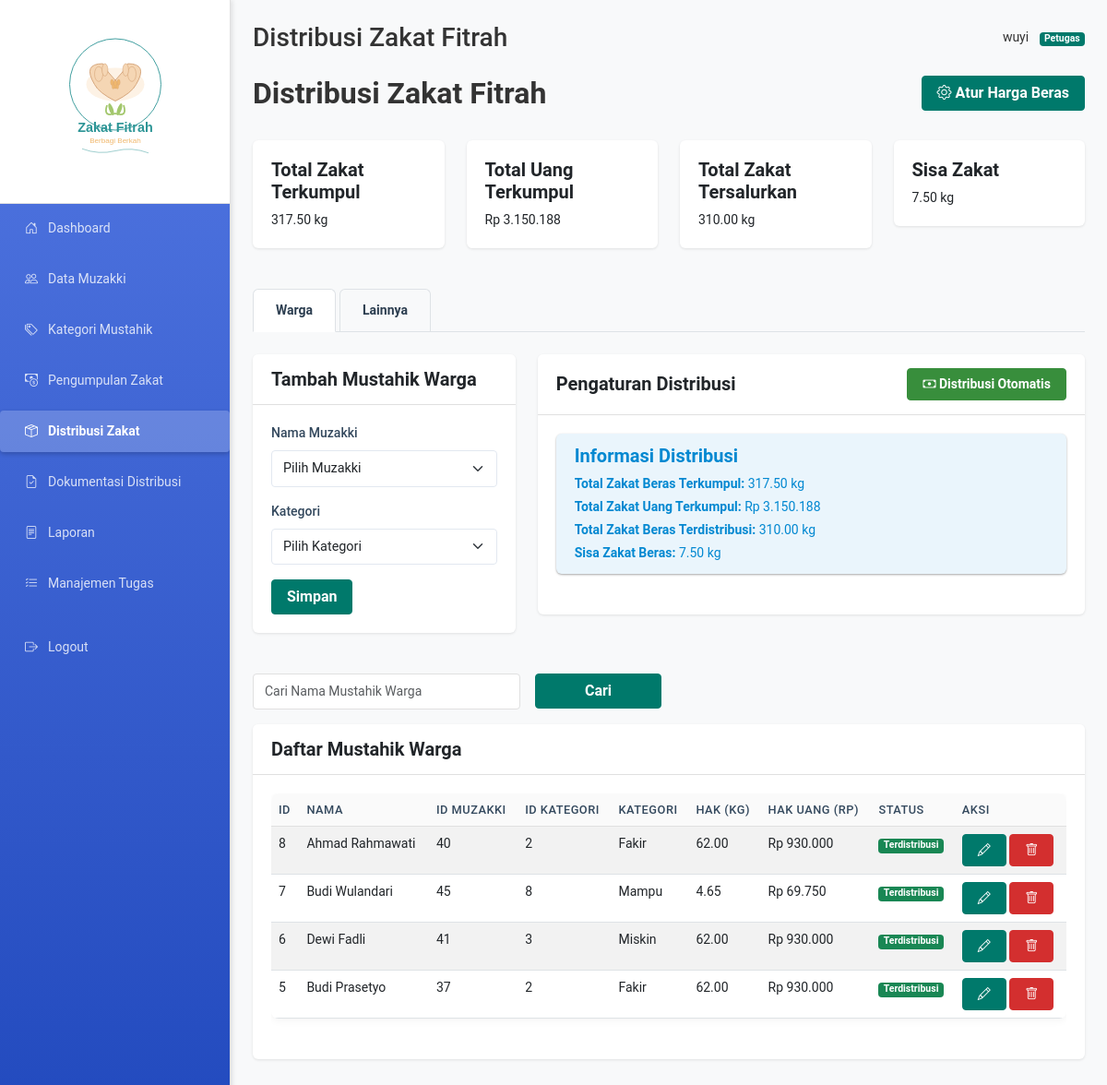
/views/distribusi.php (signed in), run on an earlier commit of the app's database.
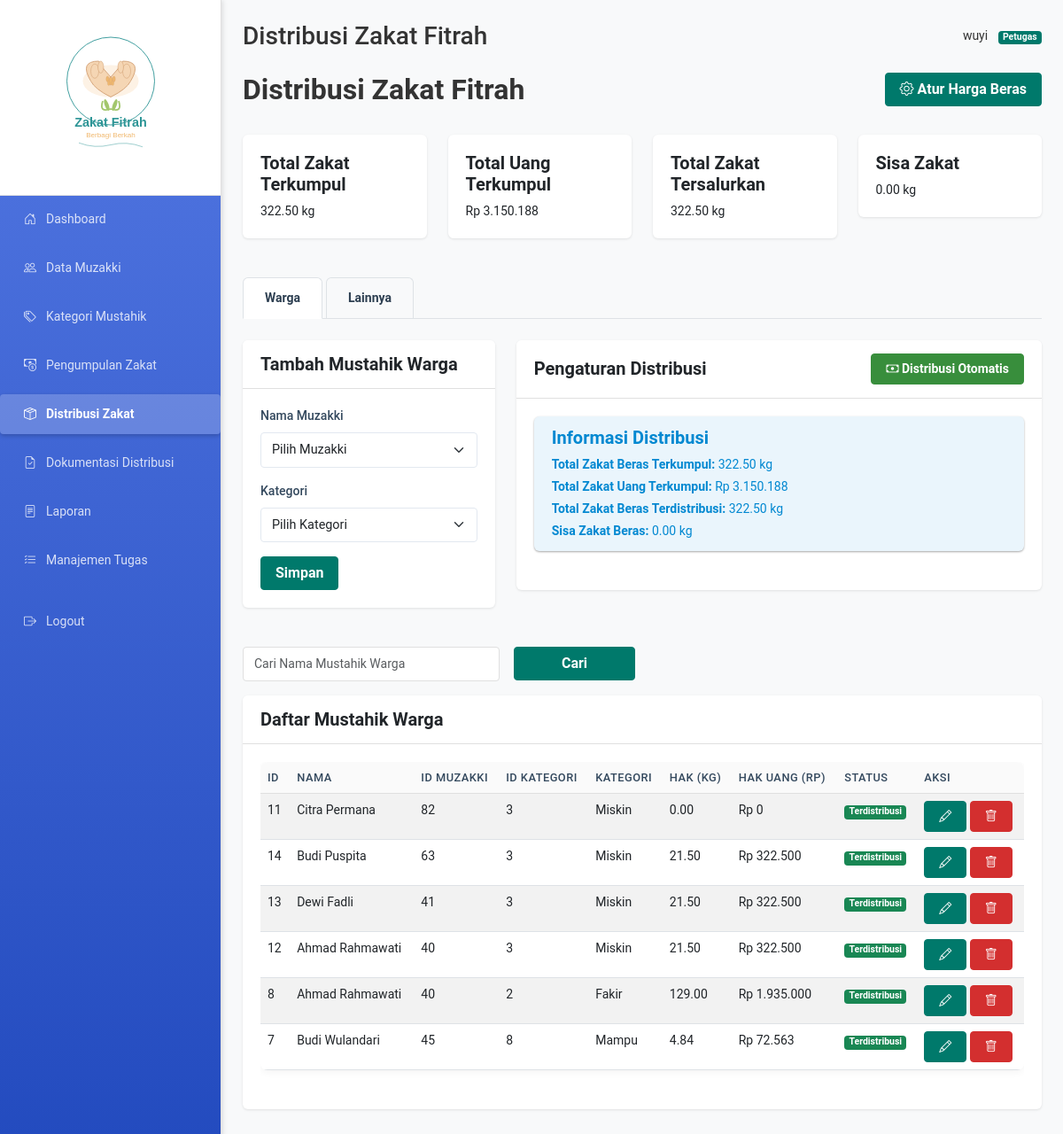
And on a later commit of the database.
### tables this page shows
CREATE TABLE `mustahik_warga` (
  `id_mustahikwarga` int(11) NOT NULL,
  `nama` varchar(100) NOT NULL,
  `id_muzakki` int(11) DEFAULT NULL,
  `kategori` enum('fakir','miskin','mampu') NOT NULL,
  `id_kategori` int(11) DEFAULT NULL,
  `hak` float NOT NULL,
  `hak_uang` decimal(15,2) DEFAULT 0.00,
  `created_at` timestamp NOT NULL DEFAULT current_timestamp(),
  `status` varchar(20) DEFAULT 'belum_terdistribusi'
);

CREATE TABLE `muzakki` (
  `id_muzakki` int(11) NOT NULL,
  `nama_muzakki` varchar(100) NOT NULL,
  `nomor_kk` varchar(32) DEFAULT NULL,
  `jumlah_tanggungan` int(11) NOT NULL,
  `alamat` text DEFAULT NULL,
  `kategori` enum('fakir','miskin','mampu') NOT NULL DEFAULT 'mampu',
  `keterangan` text DEFAULT NULL,
  `created_at` timestamp NOT NULL DEFAULT current_timestamp()
);

CREATE TABLE `kategori_mustahik` (
  `id_kategori` int(11) NOT NULL,
  `nama_kategori` varchar(50) NOT NULL,
  `jumlah_hak` float NOT NULL,
  `created_at` timestamp NOT NULL DEFAULT current_timestamp()
);

CREATE TABLE `konfigurasi` (
  `id` int(11) NOT NULL,
  `harga_beras` decimal(15,2) NOT NULL DEFAULT 13000.00,
  `timezone` varchar(100) DEFAULT 'Asia/Jakarta',
  `created_at` timestamp NOT NULL DEFAULT current_timestamp(),
  `updated_at` timestamp NOT NULL DEFAULT current_timestamp() ON UPDATE current_timestamp()
);

### views/distribusi.php (the view, shortened to what the rows shown need)
<?php
$database = new Database();
$db = $database->getConnection();
$stmt = $db->query("SELECT harga_beras FROM konfigurasi LIMIT 1");
$harga_beras = $stmt->fetch(PDO::FETCH_ASSOC)['harga_beras'] ?? 13000;
$search_nama = isset($_GET['search_nama']) ? trim($_GET['search_nama']) : '';
if ($search_nama !== '') {
    $stmt = $db->prepare("
        SELECT mw.*, m.id_muzakki, km.id_kategori
        FROM mustahik_warga mw
        LEFT JOIN muzakki m ON mw.nama = m.nama_muzakki
        LEFT JOIN kategori_mustahik km ON LOWER(mw.kategori) = LOWER(km.nama_kategori)
        WHERE mw.nama LIKE ?
        ORDER BY mw.status ASC, mw.id_mustahikwarga DESC
    ");
    $stmt->execute(["%$search_nama%"]);
    $mustahik_warga = $stmt->fetchAll(PDO::FETCH_ASSOC);
} else {
    $stmt = $db->query("
        SELECT mw.*, m.id_muzakki, km.id_kategori
        FROM mustahik_warga mw
        LEFT JOIN muzakki m ON mw.nama = m.nama_muzakki
        LEFT JOIN kategori_mustahik km ON LOWER(mw.kategori) = LOWER(km.nama_kategori)
        ORDER BY mw.status ASC, mw.id_mustahikwarga DESC
    ");
    $mustahik_warga = $stmt->fetchAll(PDO::FETCH_ASSOC);
}
?>
<div class="row mb-4">
    <div class="col-lg-12">
        <div class="d-flex justify-content-between mb-3">
            <h2>Distribusi Zakat Fitrah</h2>
        </div>
        <div class="tab-content" id="distributionTabsContent">
            <div class="tab-pane fade show active" id="warga" role="tabpanel" aria-labelledby="warga-tab">
                <div class="card">
                    <div class="card-body">
                        <div class="table-responsive">
                            <table class="table table-striped">
                                <thead>
                                    <tr>
                                        <th>ID</th>
                                        <th>Nama</th>
                                        <th>ID Muzakki</th>
                                        <th>ID Kategori</th>
                                        <th>Kategori</th>
                                        <th>Hak (kg)</th>
                                        <th>Hak Uang (Rp)</th>
                                        <th>Status</th>
                                        <th>Aksi</th>
                                    </tr>
                                </thead>
                                <tbody>
                                    <?php foreach ($mustahik_warga as $mustahik): ?>
                                    <tr>
                                        <td><?php echo $mustahik['id_mustahikwarga']; ?></td>
                                        <td><?php echo htmlspecialchars($mustahik['nama']); ?></td>
                                        <td><?php echo $mustahik['id_muzakki'] ?? '-'; ?></td>
                                        <td><?php echo $mustahik['id_kategori'] ?? '-'; ?></td>
                                        <td><?php echo ucfirst($mustahik['kategori']); ?></td>
                                        <td><?php echo number_format($mustahik['hak'], 2); ?></td>
                                        <td>Rp <?php echo number_format($mustahik['hak'] * $harga_beras, 0, ',', '.'); ?></td>
                                        <td>
                                            <?php if ($mustahik['status'] == 'belum_terdistribusi'): ?>
                                                <span class="badge bg-warning">Belum Terdistribusi</span>
                                            <?php else: ?>
                                                <span class="badge bg-success">Terdistribusi</span>
                                            <?php endif; ?>
                                        </td>
                                        <td>
                                            <button class="btn btn-sm btn-primary edit-warga-btn"
                                                data-id="<?php echo $mustahik['id_mustahikwarga']; ?>"
                                                data-nama="<?php echo htmlspecialchars($mustahik['nama']); ?>"
                                                data-kategori="<?php echo htmlspecialchars($mustahik['kategori']); ?>">
                                                <i class="bi bi-pencil"></i>
                                            </button>
                                            <button class="btn btn-sm btn-danger delete-warga-btn"
                                                data-id="<?php echo $mustahik['id_mustahikwarga']; ?>"
                                                data-nama="<?php echo htmlspecialchars($mustahik['nama']); ?>">
                                                <i class="bi bi-trash"></i>
                                            </button>
                                        </td>
                                    </tr>
                                    <?php endforeach; ?>
                                </tbody>
                            </table>
                        </div>
                    </div>
                </div>
            </div>
        </div>
    </div>
</div>
<?php
include '../views/templates/layout.php';
?>

What changed in the data, as far as the page shows it:
removed mustahik_warga: id_mustahikwarga "6", nama "Dewi Fadli", muzakki.id_muzakki "41", kategori_mustahik.id_kategori "3", kategori "Miskin", hak "62.00", $mustahik['hak']*$harga_beras "930.000", status "Terdistribusi"
removed mustahik_warga: id_mustahikwarga "5", nama "Budi Prasetyo", muzakki.id_muzakki "37", kategori_mustahik.id_kategori "2", kategori "Fakir", hak "62.00", $mustahik['hak']*$harga_beras "930.000", status "Terdistribusi"
added mustahik_warga: id_mustahikwarga "11", nama "Citra Permana", id_muzakki.id_muzakki "82", id_kategori.id_kategori "3", kategori "Miskin", hak "0.00", $mustahik['hak']*$harga_beras "0", shows "Terdistribusi"
added mustahik_warga: id_mustahikwarga "14", nama "Budi Puspita", id_muzakki.id_muzakki "63", id_kategori.id_kategori "3", kategori "Miskin", hak "21.50", $mustahik['hak']*$harga_beras "322.500", status "Terdistribusi"
added mustahik_warga: id_mustahikwarga "13", nama "Dewi Fadli", id_muzakki.id_muzakki "41", id_kategori.id_kategori "3", kategori "Miskin", hak "21.50", $mustahik['hak']*$harga_beras "322.500", status "Terdistribusi"
added mustahik_warga: id_mustahikwarga "12", nama "Ahmad Rahmawati", id_muzakki.id_muzakki "40", id_kategori.id_kategori "3", kategori "Miskin", hak "21.50", $mustahik['hak']*$harga_beras "322.500", status "Terdistribusi"
changed mustahik_warga "Fakir": hak "62.00" → "129.00"; $mustahik['hak']*$harga_beras "930.000" → "1.935.000"
changed mustahik_warga "Budi Wulandari": hak "4.65" → "4.84"; $mustahik['hak']*$harga_beras "69.750" → "72.563"
Also different on the page:
$total_zakat: "317.50" → "322.50"
$total_distributed: "310.00" → "322.50"
$sisa_zakat: "7.50" → "0.00"
